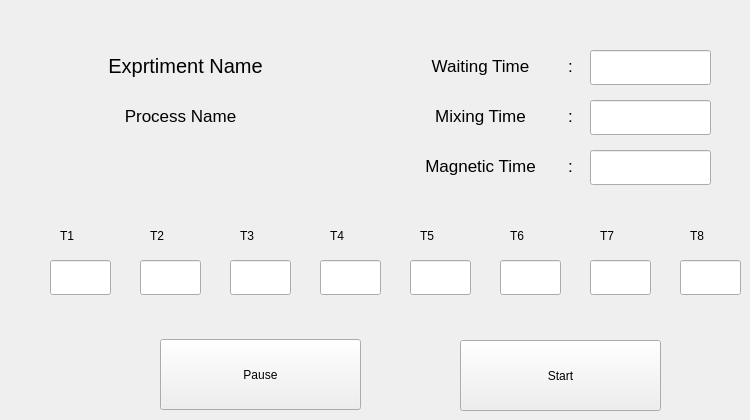
    <widget class="QWidget" name="page_4">
     <widget class="QLabel" name="label_14">
      <property name="geometry">
       <rect>
        <x>100</x>
        <y>100</y>
        <width>161</width>
        <height>31</height>
       </rect>
      </property>
      <property name="font">
       <font>
        <pointsize>13</pointsize>
       </font>
      </property>
      <property name="styleSheet">
       <string notr="true">background:rgba(0, 0, 0,0)</string>
      </property>
      <property name="text">
       <string>Process Name</string>
      </property>
      <property name="alignment">
       <set>Qt::AlignCenter</set>
      </property>
     </widget>
     <widget class="QLabel" name="label_15">
      <property name="geometry">
       <rect>
        <x>400</x>
        <y>50</y>
        <width>161</width>
        <height>31</height>
       </rect>
      </property>
      <property name="font">
       <font>
        <pointsize>13</pointsize>
       </font>
      </property>
      <property name="styleSheet">
       <string notr="true">background:rgba(0, 0, 0,0)</string>
      </property>
      <property name="text">
       <string>Waiting Time</string>
      </property>
      <property name="alignment">
       <set>Qt::AlignCenter</set>
      </property>
     </widget>
     <widget class="QToolButton" name="toolButton_17">
      <property name="geometry">
       <rect>
        <x>160</x>
        <y>339</y>
        <width>201</width>
        <height>71</height>
       </rect>
      </property>
      <property name="text">
       <string>Pause</string>
      </property>
     </widget>
     <widget class="QToolButton" name="toolButton_18">
      <property name="geometry">
       <rect>
        <x>460</x>
        <y>340</y>
        <width>201</width>
        <height>71</height>
       </rect>
      </property>
      <property name="text">
       <string>Start</string>
      </property>
     </widget>
     <widget class="QLineEdit" name="lineEdit_48">
      <property name="geometry">
       <rect>
        <x>50</x>
        <y>260</y>
        <width>61</width>
        <height>35</height>
       </rect>
      </property>
     </widget>
     <widget class="QLineEdit" name="lineEdit_49">
      <property name="geometry">
       <rect>
        <x>140</x>
        <y>260</y>
        <width>61</width>
        <height>35</height>
       </rect>
      </property>
     </widget>
     <widget class="QLineEdit" name="lineEdit_92">
      <property name="geometry">
       <rect>
        <x>230</x>
        <y>260</y>
        <width>61</width>
        <height>35</height>
       </rect>
      </property>
     </widget>
     <widget class="QLineEdit" name="lineEdit_93">
      <property name="geometry">
       <rect>
        <x>320</x>
        <y>260</y>
        <width>61</width>
        <height>35</height>
       </rect>
      </property>
     </widget>
     <widget class="QLineEdit" name="lineEdit_140">
      <property name="geometry">
       <rect>
        <x>410</x>
        <y>260</y>
        <width>61</width>
        <height>35</height>
       </rect>
      </property>
     </widget>
     <widget class="QLineEdit" name="lineEdit_141">
      <property name="geometry">
       <rect>
        <x>500</x>
        <y>260</y>
        <width>61</width>
        <height>35</height>
       </rect>
      </property>
     </widget>
     <widget class="QLineEdit" name="lineEdit_142">
      <property name="geometry">
       <rect>
        <x>590</x>
        <y>260</y>
        <width>61</width>
        <height>35</height>
       </rect>
      </property>
     </widget>
     <widget class="QLineEdit" name="lineEdit_143">
      <property name="geometry">
       <rect>
        <x>680</x>
        <y>260</y>
        <width>61</width>
        <height>35</height>
       </rect>
      </property>
     </widget>
     <widget class="QLabel" name="label_61">
      <property name="geometry">
       <rect>
        <x>60</x>
        <y>220</y>
        <width>41</width>
        <height>31</height>
       </rect>
      </property>
      <property name="styleSheet">
       <string notr="true">background:rgba(0, 0, 0,0)</string>
      </property>
      <property name="text">
       <string>T1</string>
      </property>
     </widget>
     <widget class="QLabel" name="label_62">
      <property name="geometry">
       <rect>
        <x>150</x>
        <y>220</y>
        <width>41</width>
        <height>31</height>
       </rect>
      </property>
      <property name="styleSheet">
       <string notr="true">background:rgba(0, 0, 0,0)</string>
      </property>
      <property name="text">
       <string>T2</string>
      </property>
     </widget>
     <widget class="QLabel" name="label_85">
      <property name="geometry">
       <rect>
        <x>240</x>
        <y>220</y>
        <width>41</width>
        <height>31</height>
       </rect>
      </property>
      <property name="styleSheet">
       <string notr="true">background:rgba(0, 0, 0,0)</string>
      </property>
      <property name="text">
       <string>T3</string>
      </property>
     </widget>
     <widget class="QLabel" name="label_86">
      <property name="geometry">
       <rect>
        <x>330</x>
        <y>220</y>
        <width>41</width>
        <height>31</height>
       </rect>
      </property>
      <property name="styleSheet">
       <string notr="true">background:rgba(0, 0, 0,0)</string>
      </property>
      <property name="text">
       <string>T4</string>
      </property>
     </widget>
     <widget class="QLabel" name="label_87">
      <property name="geometry">
       <rect>
        <x>420</x>
        <y>220</y>
        <width>41</width>
        <height>31</height>
       </rect>
      </property>
      <property name="styleSheet">
       <string notr="true">background:rgba(0, 0, 0,0)</string>
      </property>
      <property name="text">
       <string>T5</string>
      </property>
     </widget>
     <widget class="QLabel" name="label_88">
      <property name="geometry">
       <rect>
        <x>600</x>
        <y>220</y>
        <width>41</width>
        <height>31</height>
       </rect>
      </property>
      <property name="styleSheet">
       <string notr="true">background:rgba(0, 0, 0,0)</string>
      </property>
      <property name="text">
       <string>T7</string>
      </property>
     </widget>
     <widget class="QLabel" name="label_89">
      <property name="geometry">
       <rect>
        <x>690</x>
        <y>220</y>
        <width>41</width>
        <height>31</height>
       </rect>
      </property>
      <property name="styleSheet">
       <string notr="true">background:rgba(0, 0, 0,0)</string>
      </property>
      <property name="text">
       <string>T8</string>
      </property>
     </widget>
     <widget class="QLabel" name="label_90">
      <property name="geometry">
       <rect>
        <x>510</x>
        <y>220</y>
        <width>41</width>
        <height>31</height>
       </rect>
      </property>
      <property name="styleSheet">
       <string notr="true">background:rgba(0, 0, 0,0)</string>
      </property>
      <property name="text">
       <string>T6</string>
      </property>
     </widget>
     <widget class="QLabel" name="label_91">
      <property name="geometry">
       <rect>
        <x>80</x>
        <y>50</y>
        <width>211</width>
        <height>31</height>
       </rect>
      </property>
      <property name="font">
       <font>
        <pointsize>15</pointsize>
       </font>
      </property>
      <property name="styleSheet">
       <string notr="true">background:rgba(0, 0, 0,0)</string>
      </property>
      <property name="text">
       <string>Exprtiment Name</string>
      </property>
      <property name="alignment">
       <set>Qt::AlignCenter</set>
      </property>
     </widget>
     <widget class="QLabel" name="label_16">
      <property name="geometry">
       <rect>
        <x>400</x>
        <y>100</y>
        <width>161</width>
        <height>31</height>
       </rect>
      </property>
      <property name="font">
       <font>
        <pointsize>13</pointsize>
       </font>
      </property>
      <property name="styleSheet">
       <string notr="true">background:rgba(0, 0, 0,0)</string>
      </property>
      <property name="text">
       <string>Mixing Time</string>
      </property>
      <property name="alignment">
       <set>Qt::AlignCenter</set>
      </property>
     </widget>
     <widget class="QLabel" name="label_17">
      <property name="geometry">
       <rect>
        <x>400</x>
        <y>150</y>
        <width>161</width>
        <height>31</height>
       </rect>
      </property>
      <property name="font">
       <font>
        <pointsize>13</pointsize>
       </font>
      </property>
      <property name="styleSheet">
       <string notr="true">background:rgba(0, 0, 0,0)</string>
      </property>
      <property name="text">
       <string>Magnetic Time</string>
      </property>
      <property name="alignment">
       <set>Qt::AlignCenter</set>
      </property>
     </widget>
     <widget class="QLabel" name="label_18">
      <property name="geometry">
       <rect>
        <x>560</x>
        <y>50</y>
        <width>21</width>
        <height>31</height>
       </rect>
      </property>
      <property name="font">
       <font>
        <pointsize>13</pointsize>
       </font>
      </property>
      <property name="styleSheet">
       <string notr="true">background:rgba(0, 0, 0,0)</string>
      </property>
      <property name="text">
       <string>:</string>
      </property>
      <property name="alignment">
       <set>Qt::AlignCenter</set>
      </property>
     </widget>
     <widget class="QLabel" name="label_19">
      <property name="geometry">
       <rect>
        <x>560</x>
        <y>100</y>
        <width>21</width>
        <height>31</height>
       </rect>
      </property>
      <property name="font">
       <font>
        <pointsize>13</pointsize>
       </font>
      </property>
      <property name="styleSheet">
       <string notr="true">background:rgba(0, 0, 0,0)</string>
      </property>
      <property name="text">
       <string>:</string>
      </property>
      <property name="alignment">
       <set>Qt::AlignCenter</set>
      </property>
     </widget>
     <widget class="QLabel" name="label_20">
      <property name="geometry">
       <rect>
        <x>560</x>
        <y>150</y>
        <width>21</width>
        <height>31</height>
       </rect>
      </property>
      <property name="font">
       <font>
        <pointsize>13</pointsize>
       </font>
      </property>
      <property name="styleSheet">
       <string notr="true">background:rgba(0, 0, 0,0)</string>
      </property>
      <property name="text">
       <string>:</string>
      </property>
      <property name="alignment">
       <set>Qt::AlignCenter</set>
      </property>
     </widget>
     <widget class="QLineEdit" name="lineEdit_146">
      <property name="geometry">
       <rect>
        <x>590</x>
        <y>50</y>
        <width>121</width>
        <height>35</height>
       </rect>
      </property>
     </widget>
     <widget class="QLineEdit" name="lineEdit_147">
      <property name="geometry">
       <rect>
        <x>590</x>
        <y>100</y>
        <width>121</width>
        <height>35</height>
       </rect>
      </property>
     </widget>
     <widget class="QLineEdit" name="lineEdit_148">
      <property name="geometry">
       <rect>
        <x>590</x>
        <y>150</y>
        <width>121</width>
        <height>35</height>
       </rect>
      </property>
     </widget>
    </widget>
